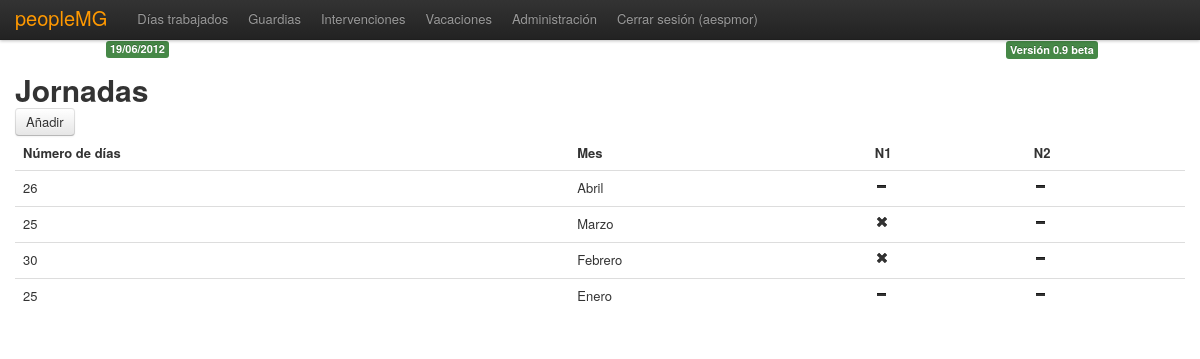
The app's page /jornadas/ (signed in) with its own data.
### peoplemg/models.py (models this page shows, shortened)
class Jornada(models.Model):
    mes = models.CharField(max_length=10, blank=True)
    numdias = models.IntegerField(blank=True)
    user = models.ForeignKey(User)
    v_n1 = models.IntegerField(blank=True)
    v_n2 = models.IntegerField(blank=True)

### peoplemg/views.py (the view)
def jornadas_page(request):
    if request.user.username == 'admin':
        return HttpResponseRedirect('/admin/')
    objteamleaders = UserProfile.objects.filter(rol=2)
    teamleaders = []
    for t in range(objteamleaders.count()):
        teamleaders.append(objteamleaders[t].user.username)
    if request.user.username in teamleaders:
        return HttpResponseRedirect('/consola/')
    j = Jornada.objects.filter(user=request.user.id).order_by('-id')
    if request.method == 'POST':
        form = JornadasForm(request.POST)
        if form.is_valid():
            nommes = form.cleaned_data['mes']
            ndias = form.cleaned_data['numdias']
            jornada = Jornada(mes=nommes, numdias=ndias, user=request.user, v_n1=0, v_n2=0)
            jornada.save()
            return HttpResponseRedirect('/jornadas/')
    else:
        form = JornadasForm()
    variables = RequestContext(request, {
        'form': form
    })
    return render_to_response(
        'jornadas.html',
        {'user': request.user,
        'time': datetime.now(),
        'jornadas': j,
        },
        variables
    )

### peoplemg/templates/jornadas.html (shortened to what this page needs)
{% extends "base.html" %}
	{% block head %}Jornadas{% endblock %}
	{% block content %}
	{% if user.username %}
		<table border="0" cellpadding="12" cellspacing="10" class="table">
			<thead>
		<tr>
			<th>Número de días</th>
			<th>Mes</th>
			<th>N1</th>
			<th>N2</th>
		</tr>
	</thead>
		<form action="." method="post">
		<a href="#" id="mostrar" class="btn">Añadir</a>
		</form>
		{% for jornada in jornadas %}
		<tr>
			<td>{{ jornada.numdias }}</td>
			<td>{{ jornada.mes }}</td>
			<td class="n1">{{ jornada.v_n1}}</td>
			<td class="n2">{{ jornada.v_n2}}</td>
		</tr>
		{% endfor %}
		</table>
	{% else %}
		<p>Esto es una página restringida, debes loguearte para acceder.<br />
		<a href="/">login</a>
		</p>
{% endif %}
{% endblock %}

### peoplemg/templates/base.html (shortened to what this page needs)
<!DOCTYPE html>
<html lang="es">
	<head>
		<link rel="stylesheet" type="text/css" href="/site_media/css/bootstrap.css" />
		<link rel="stylesheet" type="text/css" href="/site_media/css/bootstrap-responsive.css" />
	</head>
	<body>
      NAV BAR
      <div class="navbar navbar-fixed-top">
        <div class="navbar-inner">
          <div class="container">
            <a class="brand" href="/">peopleMG</a>
            <div class="nav-collapse">
               <ul class="nav">
                <li class="">
                  <a href="/jornadas/">Días trabajados</a>
                </li>
                <li class="">
                  <a href="/guardias/">Guardias</a>
                </li>
                <li class="">
                  <a href="/intervenciones/">Intervenciones</a>
                </li>
                <li class="">
                  <a href="/vacaciones/">Vacaciones</a>
                </li>
                {% if user.is_staff %}
                <li class="">
                  <a href="/admin/">Administración</a>
                </li>
                {% endif %}
                {% if user.username %}
                <li class="">
                  <a href="/logout/">Cerrar sesión ({{user.username}})</a>
                </li>
                {% endif %}
              </ul>
            </div>
          </div>
        </div>
      </div>
  <br /><br /><br /><br />
      <div class="container">
        <h1>{% block head %}{% endblock %}</h1>
      {% block content %}{% endblock %}
      </div>
      <div class="row footer">
        <div class="span2 offset12">
          <span style="text-align:right;" class="label label-success">Versión 0.9 beta</span>
        </div>
        <div class="span2 offset3">
          <span class="label label-success date">{% now "SHORT_DATE_FORMAT" %}</span>
        </div>
      </div>
    </body>
</html>

### records on screen
Jornada: numdias "26", mes "Abril"
Jornada: numdias "25", mes "Marzo"
Jornada: numdias "30", mes "Febrero"
Jornada: numdias "25", mes "Enero"

### other values on screen
{{ user.username }} "aespmor"
